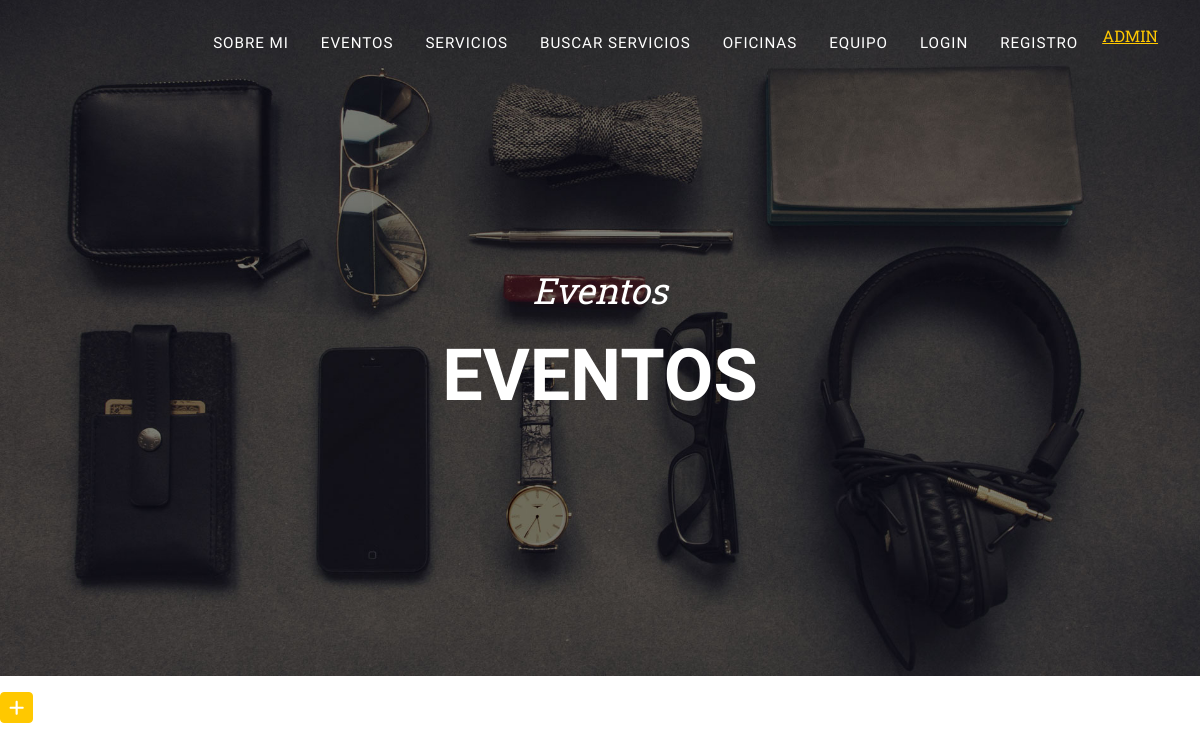
Before: /aplicacion/eventos/ with the older database file.
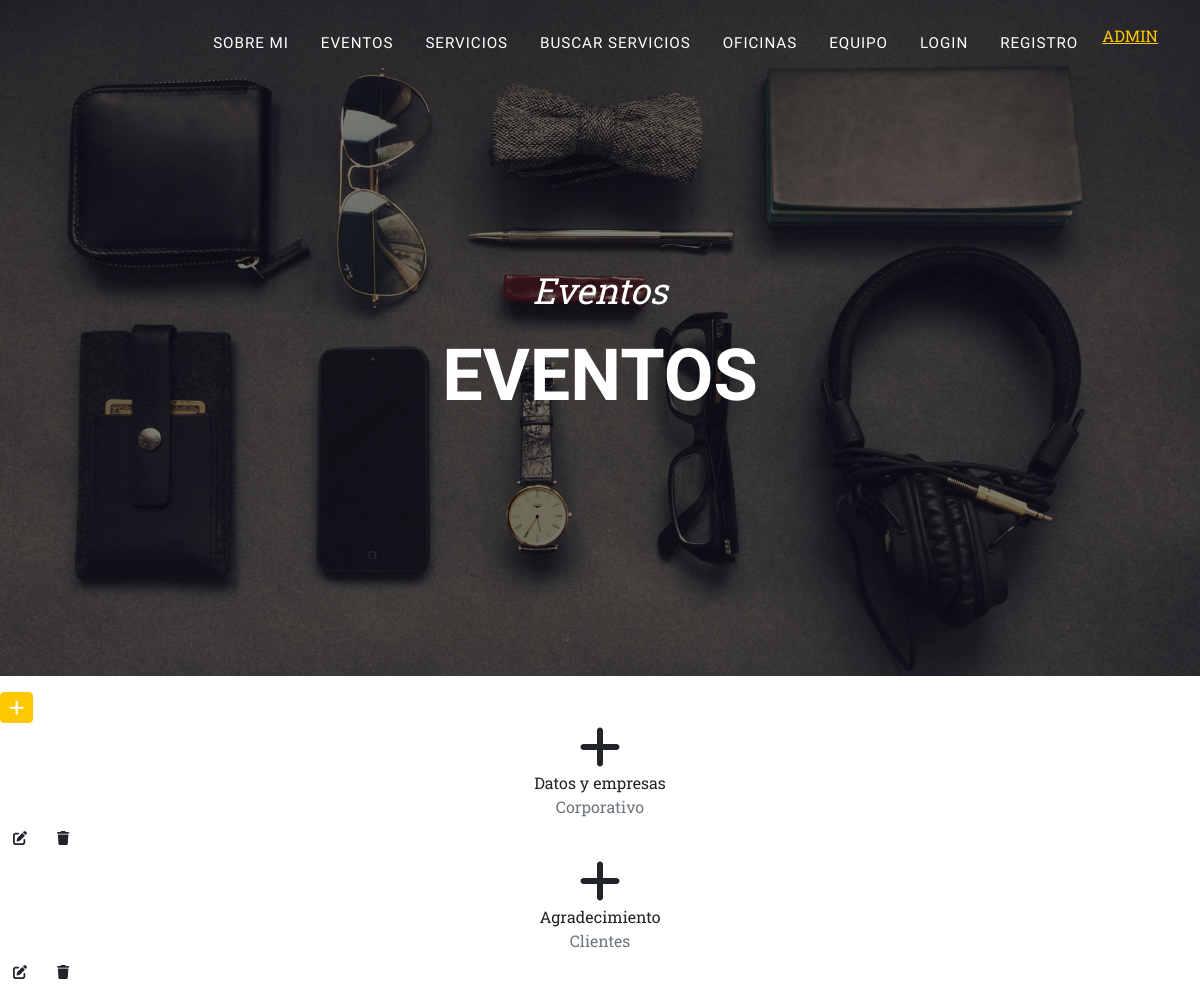
After: the same page with the newer database file.
### aplicacion/models.py (models this page shows)
class Eventos(models.Model):
    nombre=models.CharField(max_length=50)
    tipo=models.CharField(max_length=50)

### aplicacion/views.py (the view)
# urls.py: path('eventos/', eventos, name= "eventos"),
def eventos(request):
    ctx= {"eventos":Eventos.objects.all()}
    return render(request,"aplicacion/eventos.html",ctx)

### aplicacion/templates/aplicacion/eventos.html
{% extends 'aplicacion/base.html' %}
{% load static %}
{% block title %}
Eventos
{% endblock title %}
{% block subtitle %}
Eventos
{% endblock subtitle %}
{% block 1 %}
<a
href="{% url 'createEventos' %}"
class="btn btn-primary btn-sm"
><i class="fa fa-plus fa-lg" title="New Record"> </i>
</a>
{% for evento in eventos %}
<div class="row text-center">
    <div class="col-md-12">
        <div class="portfolio-item">
                <div class="portfolio-hover">
                    <div class="portfolio-hover-content"><i class="fas fa-plus fa-3x"></i></div>
                </div>
            <div class="portfolio-caption">
                <div class="portfolio-caption-heading">{{evento.nombre}}</div>
                <div class="portfolio-caption-subheading text-muted">{{evento.tipo}}</div>
            </div>
        </div>
    </div>
</div>
    <a
    href="{% url 'updateEventos' evento.id %}"
    class="btn btn primary"
    ><i class="fa fa-edit fa-sm" title="Edit Record"> </i>
    </a>
    <a
    href="{% url 'deleteEventos' evento.id %}"
    class="btn btn primary"
    ><i class="fa fa-trash fa-sm" title="Delete Record"> </i>
    </a>
    {% endfor evento in eventos %}
    {% endblock 1 %}

Changed rows visible on the page:
added Eventos: nombre "Datos y empresas", tipo "Corporativo"
added Eventos: nombre "Agradecimiento", tipo "Clientes"
